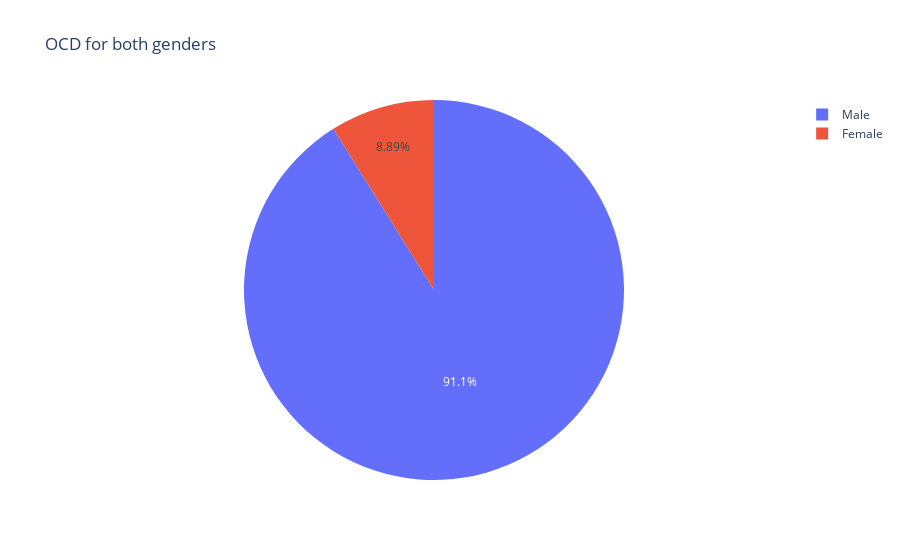

The notebook cell this image was saved under:
### Code cell
fig = px.pie(df_gender_ocd, values='count', names='gender', title="OCD for both genders")
fig.show()

### Figure 1 — Plotly figure (JSON) as saved in the notebook; plotly's stock layout.template omitted (floating-point values rounded to 4 significant figures)
{"data": [{"domain": {"x": [0, 1], "y": [0, 1]}, "hovertemplate": "gender=%{label}<br>count=%{value}<extra></extra>", "labels": ["Male", "Female"], "legendgroup": "", "name": "", "showlegend": true, "type": "pie", "values": [41, 4]}], "layout": {"legend": {"tracegroupgap": 0}, "title": {"text": "OCD for both genders"}}}
